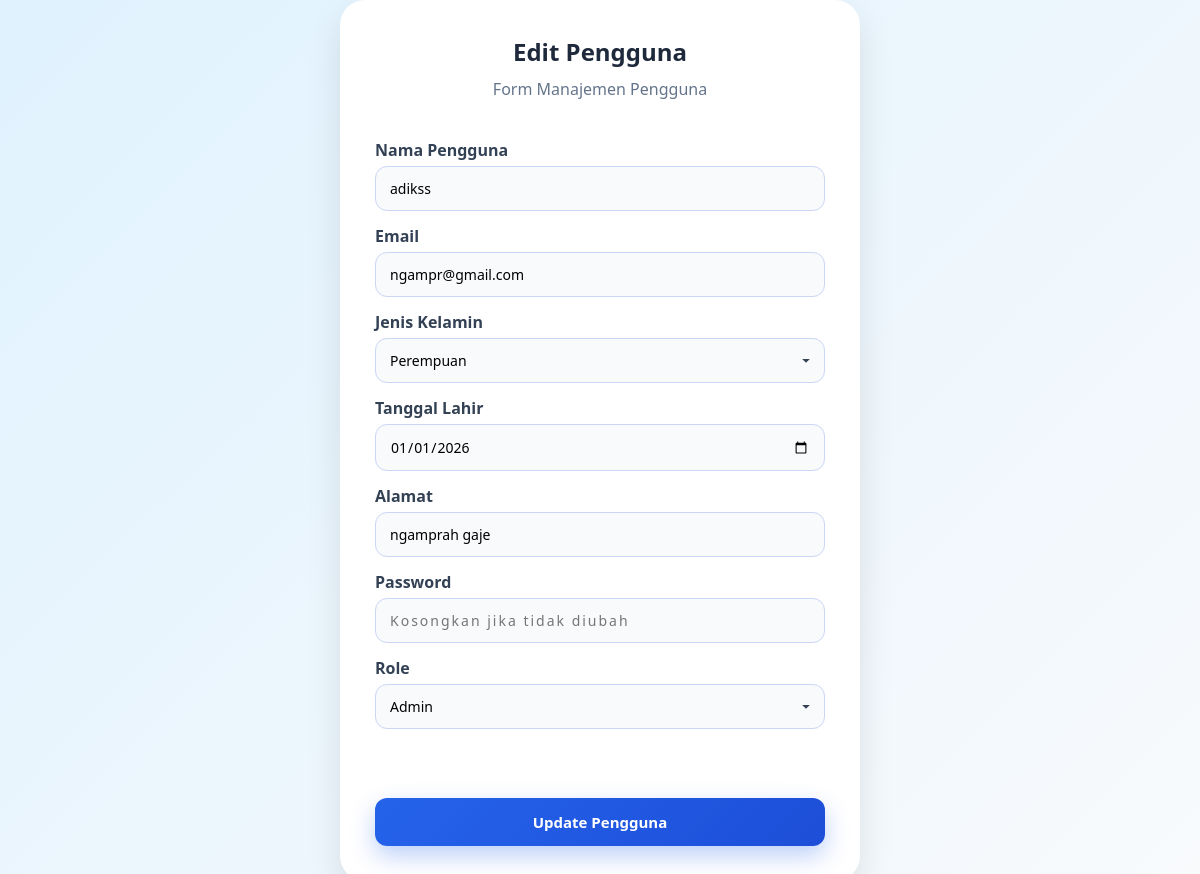
The page /controllers/c_pengguna.php?aksi=edit&id=2 (signed in) on the database its author committed.
### tables this page shows
CREATE TABLE `pengguna` (
  `id_pengguna` int NOT NULL,
  `nama_pengguna` varchar(100) NOT NULL,
  `jenis_kelamin` enum('laki-laki','perempuan') NOT NULL,
  `alamat` varchar(150) NOT NULL,
  `role` enum('admin','user') NOT NULL,
  `password` varchar(250) NOT NULL,
  `email` varchar(150) NOT NULL,
  `tanggal_lahir_pengguna` date DEFAULT NULL
);

### models/m_koneksi.php (called while the page is built, shortened)
<?php
class m_koneksi {
    public function __construct() {
        $host = "localhost";
        $user = "root";
        $pass = "";
        $db   = "peminjaman_buku";
        $this->koneksi = mysqli_connect($host, $user, $pass, $db);
    }
}

### models/m_pengguna.php (called while the page is built, shortened)
<?php
require_once "m_koneksi.php";
class m_pengguna {
    private $koneksi;
    public function __construct() {
        $db = new m_koneksi();
        $this->koneksi = $db->koneksi;
    }
    public function tampil_data_by_id($id) {
        $sql = "SELECT * FROM pengguna WHERE id_pengguna = '$id'";
        $query = mysqli_query($this->koneksi, $sql);
        return mysqli_fetch_object($query);
    }
}
?>

### views/v_edit_pengguna.php (the view, shortened to what this page needs)
<!DOCTYPE html>
<html lang="id">
<head>
    <link rel="stylesheet" href="../asset/edit_pengguna.css">
</head>
<body>
    <div class="card">
        <h2>Edit Pengguna</h2>
        <p>Form Manajemen Pengguna</p>
        <form action="../controllers/c_pengguna.php?aksi=update" method="POST">
            <label>Nama Pengguna</label>
            <input type="text"
                name="nama_pengguna"
                value="<?= htmlspecialchars($users->nama_pengguna) ?>"
                required>
            <label>Email</label>
            <input type="email"
                name="email"
                value="<?= htmlspecialchars($users->email) ?>"
                required>
            <label>Jenis Kelamin</label>
            <select name="jenis_kelamin" required>
                <option value="perempuan"
                    <?= $users->jenis_kelamin == 'perempuan' ? 'selected' : '' ?>>
                    Perempuan
                </option>
            </select>
            <label>Tanggal Lahir</label>
            <input type="date"
                name="tanggal_lahir_pengguna"
                value="<?= $users->tanggal_lahir_pengguna ?>"
                required>
            <label>Alamat</label>
            <input type="text"
                name="alamat"
                value="<?= htmlspecialchars($users->alamat) ?>"
                required>
            <label>Password</label>
            <input type="password"
                name="password"
                placeholder="Kosongkan jika tidak diubah">
            <label>Role</label>
            <select name="role" required>
                <option value="admin"
                    <?= $users->role == 'admin' ? 'selected' : '' ?>>
                    Admin
                </option>
            </select>
            <br><br>
            <button type="submit">Update Pengguna</button>
        </form>
    </div>
</body>
</html>

### asset/edit_pengguna.css (style rules this page uses)
* { margin:0; padding:0; box-sizing:border-box; font-family:'Segoe UI',sans-serif; }
body { background:linear-gradient(135deg,#e0f2fe,#f8fafc); display:flex; justify-content:center; align-items:center; min-height:100vh; }
.card { width:100%; max-width:520px; background:white; padding:35px; border-radius:25px; box-shadow:0 15px 35px rgba(0,0,0,0.1); animation:fadeIn .6s ease; }
h2 { text-align:center; color:#1e293b; margin-bottom:10px; }
p { text-align:center; color:#64748b; margin-bottom:25px; }
form { display:flex; flex-direction:column; }
label { margin-top:14px; margin-bottom:5px; font-weight:600; color:#334155; }
input, select { padding:12px 14px; border-radius:12px; border:1px solid #cbd5f5; outline:none; font-size:14px; background:#f8fafc; transition:.3s; }
input[type="password"] { letter-spacing:2px; }
button { margin-top:25px; padding:14px; border:none; border-radius:12px; background:linear-gradient(135deg,#2563eb,#1d4ed8); color:white; font-weight:bold; font-size:15px; cursor:pointer; transition:.3s; box-shadow:0 10px 25px rgba(37,99,235,0.3); }
select { appearance:none; background-repeat:no-repeat; background-position:right 10px center; background-size:16px; }

### rows shown on the page
pengguna: nama_pengguna "adikss", email "ngampr@gmail.com", jenis_kelamin "Perempuan", tanggal_lahir_pengguna "01/01/2026", alamat "ngamprah gaje", role "Admin"
